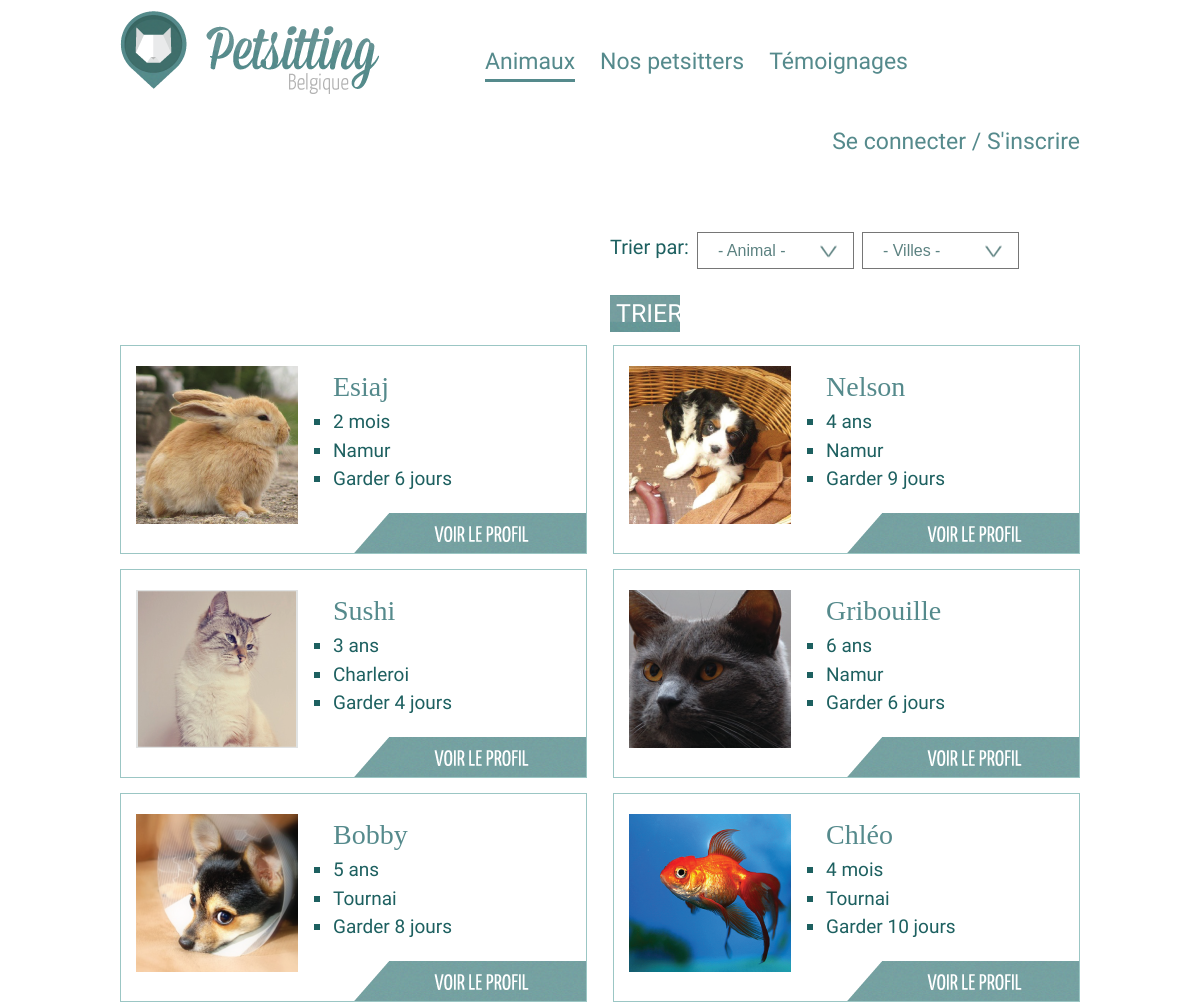
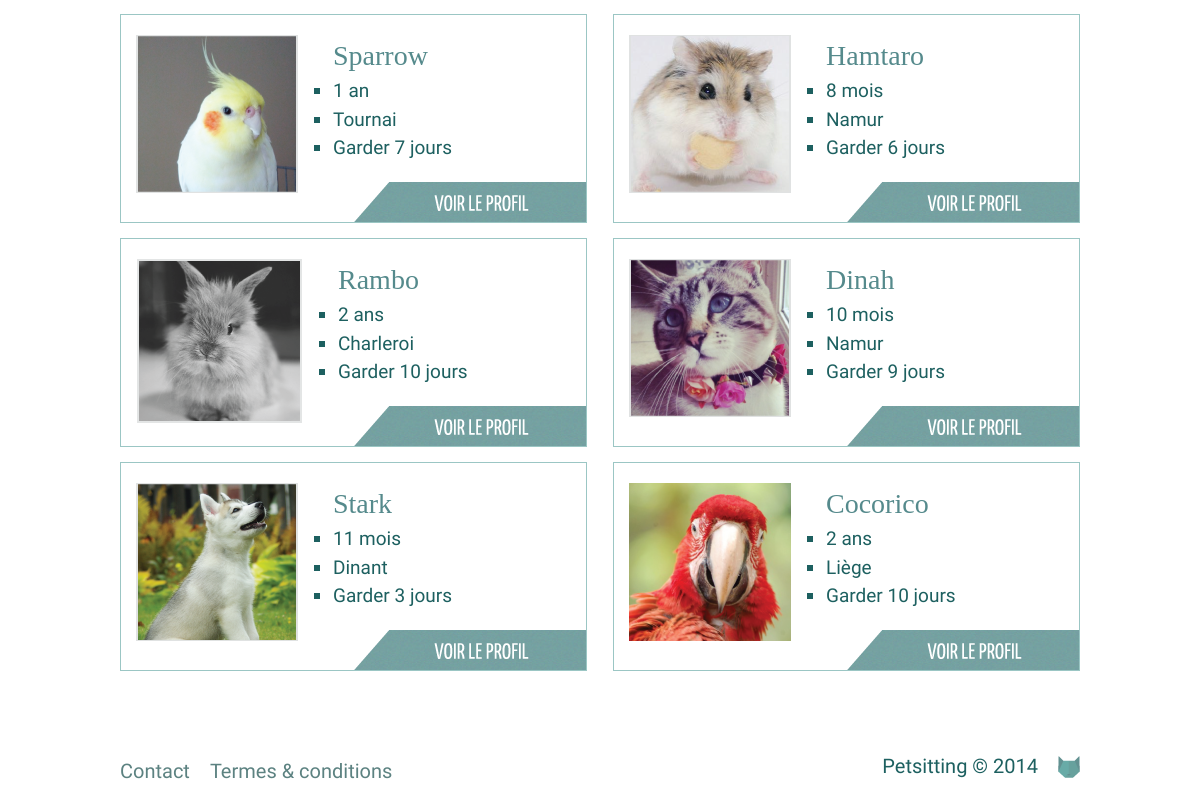
Page /annonces.php on the committed database (2 pictures, top to bottom).
### tables this page shows
CREATE TABLE IF NOT EXISTS `pet` (
  `id` int(11) NOT NULL AUTO_INCREMENT,
  `name` varchar(255) NOT NULL,
  `id_user` int(11) NOT NULL,
  `age` int(5) NOT NULL,
  `agetype` tinyint(1) NOT NULL,
  `gender` varchar(10) NOT NULL,
  `type` tinyint(5) NOT NULL,
  `race` varchar(255) DEFAULT NULL,
  `food` varchar(255) DEFAULT NULL,
  `particularity` varchar(255) DEFAULT NULL,
  `health` tinyint(3) DEFAULT NULL,
  `vaccine` tinyint(1) DEFAULT NULL,
  `comment` text,
  `created_at` datetime NOT NULL,
  PRIMARY KEY (`id`),
  KEY `id_user` (`id_user`)
);

CREATE TABLE IF NOT EXISTS `user` (
  `id` int(11) NOT NULL AUTO_INCREMENT,
  `username` varchar(255) NOT NULL,
  `password` varchar(255) NOT NULL,
  `email` varchar(255) NOT NULL,
  `type` tinyint(2) NOT NULL,
  `city` varchar(255) NOT NULL,
  `firstname` varchar(255) DEFAULT NULL,
  `lastname` varchar(255) DEFAULT NULL,
  `phone` varchar(40) DEFAULT NULL,
  `address` varchar(255) DEFAULT NULL,
  `age` int(5) DEFAULT NULL,
  `accommodation` tinyint(3) DEFAULT NULL,
  `interest_cat` tinyint(4) NOT NULL DEFAULT '0',
  `interest_dog` tinyint(4) NOT NULL DEFAULT '0',
  `interest_bird` tinyint(4) NOT NULL DEFAULT '0',
  `interest_rodent` tinyint(4) NOT NULL DEFAULT '0',
  `interest_fish` tinyint(4) NOT NULL DEFAULT '0',
  `interest_other` tinyint(4) NOT NULL DEFAULT '0',
  `created_at` datetime NOT NULL,
  PRIMARY KEY (`id`)
);

### inc/functions.inc.php (called while the page is built, shortened)
<?php
function getCities($returnOptions = false, $currentCity = null)
{
    $cities = array();
    $cities['aarschot'] = "Aarschot";
    $cities['alost'] = "Alost";
    $cities['andenne'] = "Andenne";
    $cities['antoing'] = "Antoing";
    $cities['anvers'] = "Anvers";
    $cities['arlon'] = "Arlon";
    $cities['ath'] = "Ath";
    $cities['audenarde'] = "Audenarde";
    $cities['bastogne'] = "Bastogne";
    $cities['beaumont'] = "Beaumont";
    $cities['beauraing'] = "Beauraing";
    $cities['beringen'] = "Beringen";
    $cities['bilzen'] = "Bilzen";
    $cities['binche'] = "Binche";
    $cities['blankenberge'] = "Blankenberge";
    $cities['bouillon'] = "Bouillon";
    $cities['braine-le-comte'] = "Braine-le-Comte";
    $cities['bree'] = "Bree";
    $cities['bruges'] = "Bruges";
    $cities['bruxelles'] = "Bruxelles";
    $cities['charleroi'] = "Charleroi";
    $cities['chatelet'] = "Châtelet";
    $cities['chievres'] = "Chièvres";
    $cities['chimay'] = "Chimay";
    $cities['chiny'] = "Chiny";
    $cities['ciney'] = "Ciney";
    $cities['comines-warneton'] = "Comines-Warneton";
    $cities['courtrai'] = "Courtrai";
    $cities['couvin'] = "Couvin";
    $cities['damme'] = "Damme";
    $cities['deinze'] = "Deinze";
    $cities['diest'] = "Diest";
    $cities['dilsen-stokkem'] = "Dilsen-Stokkem";
    $cities['dinant'] = "Dinant";
    $cities['dixmude'] = "Dixmude";
    $cities['durbuy'] = "Durbuy";
    $cities['eeklo'] = "Eeklo";
    $cities['enghien'] = "Enghien";
    $cities['eupen'] = "Eupen";
    $cities['fleurus'] = "Fleurus";
    $cities['florenville'] = "Florenville";
    $cities['fontaine-leveque'] = "Fontaine-l'Évêque";
    $cities['fosses-la-ville'] = "Fosses-la-ville";
    $cities['furnes'] = "Furnes";
    $cities['gand'] = "Gand";
    $cities['geel'] = "Geel";
    $cities['gembloux'] = "Gembloux";
    $cities['genappe'] = "Genappe";
    $cities['genk'] = "Genk";
    $cities['gistel'] = "Gistel";
    $cities['grammont'] = "Grammont";
    $cities['hal'] = "Hal";
    $cities['halen'] = "Halen";
    $cities['hamont-achel'] = "Hamont-Achel";
    $cities['hannut'] = "Hannut";
    $cities['harelbeke'] = "Harelbeke";
    $cities['hasselt'] = "Hasselt";
    $cities['herck-la-ville'] = "Herck-la-Ville";
    $cities['herentals'] = "Herentals";
    $cities['herstal'] = "Herstal";
    $cities['herve'] = "Herve";
    $cities['hoogstraten'] = "Hoogstraten";
    $cities['houffalize'] = "Houffalize";
    $cities['huy'] = "Huy";
    $cities['izegem'] = "Izegem";
    $cities['jodoigne'] = "Jodoigne";
    $cities['la-louviere'] = "La Louvière";
    $cities['la-roche-en-ardenne'] = "La Roche-en-Ardenne";
    $cities['landen'] = "Landen";
    $cities['leau'] = "Léau";
    $cities['le-roeulx'] = "Le Roeulx";
    $cities['lessines'] = "Lessines";
    $cities['leuze-en-hainaut'] = "Leuze-en-Hainaut";
    $cities['liege'] = "Liège";
    $cities['lierre'] = "Lierre";
    $cities['limbourg'] = "Limbourg";
    $cities['lokeren'] = "Lokeren";
    $cities['lommel'] = "Lommel";
    $cities['looz'] = "Looz";
    $cities['lo-reninge'] = "Lo-Reninge";
    $cities['louvain'] = "Louvain";
    $cities['maaseik'] = "Maaseik";
    $cities['malines'] = "Malines";
    $cities['malmedy'] = "Malmedy";
    $cities['marche-en-famenne'] = "Marche-en-Famenne";
    $cities['menin'] = "Menin";
    $cities['messines'] = "Messines";
    $cities['mons'] = "Mons";
    $cities['montaigu-zichem'] = "Montaigu-Zichem";
    $cities['mortsel'] = "Mortsel";
    $cities['mouscron'] = "Mouscron";
    $cities['namur'] = "Namur";
    $cities['neufchateau'] = "Neufchâteau";
    $cities['nieuport'] = "Nieuport";
    $cities['ninove'] = "Ninove";
    $cities['nivelles'] = "Nivelles";
    $cities['ostende'] = "Ostende";
    $cities['ottignies-louvain-la-neuve'] = "Ottignies-Louvain-la-Neuve";
    $cities['oudenburg'] = "Oudenburg";
    $cities['peer'] = "Peer";
    $cities['peruwelz'] = "Péruwelz";
    $cities['philippeville'] = "Philippeville";
    $cities['poperinge'] = "Poperinge";
    $cities['renaix'] = "Renaix";
    $cities['rochefort'] = "Rochefort";
    $cities['roulers'] = "Roulers";
    $cities['saint-ghislain'] = "Saint-Ghislain";
    $cities['saint-hubert'] = "Saint-Hubert";
    $cities['saint-nicolas'] = "Saint-Nicolas";
    $cities['saint-trond'] = "Saint-Trond";
    $cities['saint-vith'] = "Saint-Vith";
    $cities['seraing'] = "Seraing";
    $cities['soignies'] = "Soignies";
    $cities['stavelot'] = "Stavelot";
    $cities['termonde'] = "Termonde";
    $cities['thuin'] = "Thuin";
    $cities['tielt'] = "Tielt";
    $cities['tirlemont'] = "Tirlemont";
    $cities['tongres'] = "Tongres";
    $cities['torhout'] = "Torhout";
    $cities['tournai'] = "Tournai";
    $cities['turnhout'] = "Turnhout";
    $cities['verviers'] = "Verviers";
    $cities['vilvorde'] = "Vilvorde";
    $cities['virton'] = "Virton";
    $cities['vise'] = "Visé";
    $cities['walcourt'] = "Walcourt";
    $cities['waregem'] = "Waregem";
    $cities['waremme'] = "Waremme";
    $cities['wavre'] = "Wavre";
    $cities['wervik'] = "Wervik";
    $cities['ypres'] = "Ypres";
    $cities['zottegem'] = "Zottegem";
    if(!$returnOptions) {
        return $cities;
    } else {
        $output = '';
        foreach($cities as $key => $city) {
            $selected = '';
            $output .= '<option value="'.$key.'"'.$selected.'>'.$city.'</option>';
        }
        return $output;
    }
}
function loadUser($id)
{
    $cnx = new PDO('mysql:host='.DB_HOST.';dbname='.DB_NAME, DB_USER, DB_PWD);
    $result = $cnx->prepare('SELECT * FROM user WHERE id = :id');
    $result->bindParam(':id', $id, PDO::PARAM_STR);
    $ok = $result->execute();
    $users = $result->fetchAll();
    $user = false;
    if(is_array($users)) {
        $user = $users[0];
    }
    if($user !== false) {
        return $user;
    } else {
        return false;
    }
}
function getUserForPet($pet)
{
    if(isset($pet['id_user'])) {
        $user = loadUser($pet['id_user']);
        return $user;
    } else {
        return false;
    }
}
function loadPets($limit = 10, $filters = array())
{
    $cnx = new PDO('mysql:host='.DB_HOST.';dbname='.DB_NAME, DB_USER, DB_PWD);
    $where = 'WHERE 1';
    $join = '';
    $addType = $addCity = false;
    $result = $cnx->prepare('SELECT * FROM pet p'.$join.' '.$where.' ORDER BY p.created_at DESC LIMIT :limit');
    $result->bindParam(':limit', $limit, PDO::PARAM_INT);
    $ok = $result->execute();
    $pets = $result->fetchAll();
    return $pets;
}
function _getCorrectAge($pet)
{
    $type = '';
    if($pet['agetype'] == TYPE_AGE_MONTH) {
        $type = 'mois';
    } else {
        if($pet['age'] < 2) {
            $type = 'an';
        } else {
            $type = 'ans';
        }
    }
    return $pet['age'] . ' ' . $type;
}

### inc/partial/block_pet.inc.php (the view)
<?php
    if(isset($pet) && isset($nb)){
        $user = getUserForPet($pet);
?>
<div class="content-column <?php if($nb%2) { print 'even'; } else { print 'odd'; } ?>">
    <a href="profil_animal.php?id=<?php print $pet['id']; ?>"><img src="uploads/pet/<?php print $pet['id']; ?>.png" alt="Lapin"></a>
    <h4><?php print $pet['name']; ?></h4>
    <ul>
        <li><?php print _getCorrectAge($pet); ?></li>
        <li><?php print getCity($user['city']); ?></li>
        <li>Garder <?php print rand(2, 10); ?> jours</li>
    </ul>
    <a class="button" href="profil_animal.php?id=<?php print $pet['id']; ?>">Voir le profil</a>
</div>
<?php } ?>

### annonces.php (shortened to what this page needs)
<?php
$filters = array();
$pets = loadPets(12, $filters);
?>
<html>
<head>
    <?php include __DIR__ . "/inc/partial/head.inc.php"; ?>
</head>
<body>
<?php $pageActive = "annonces"; include __DIR__ . "/inc/partial/header.inc.php"; ?>
    <div id="content" class="annonces">
            <div class="container">
                <div class="filters">
                    <p class="tri">Trier par:</p>
                    <form>
                        <select class="tri" name="type" id="types">
                            <option value="all">- Animal -</option>
                        </select>
                        <select class="tri" name="city" id="villes">
                            <option class="default" value="ordre" selected="selected">- Villes -</option>
                        </select>
                        <input class="tri" id="tri" type="submit" value="Trier" />
                    </form>
                </div>
                <?php
                    $nb = 0;
                    foreach($pets as $pet){
                        $nb++;
                        include __DIR__ . '/inc/partial/block_pet.inc.php';
                    }
                ?>
        </div>
    </div>
    <?php include __DIR__ . "/inc/partial/footer.inc.php" ?>
</body>
</html>

### css/style.css (style rules this page uses)
body { margin: 0; font-family: 'Yanone Kaffeesatz', Arial; font-size: 16px; line-height: 1.5; color: #1D6060; }
.container { max-width: 960px; margin: auto; overflow: hidden; }
.content-column { float: left; width: 450px; height: 187px; border: 1px solid #9BC6C4; padding-top: 20px; padding-left: 15px; margin-right: 15px; margin-bottom: 15px; position: relative; }
.content-column.odd { float: right; margin-right: 0; }
.content-column img { float: left; margin-right: 35px; }
.content-column h4 { color: #558A8C; font-family: 'mission-script'; font-size: 28px; }
.content-column ul { list-style: square; font-size: 19px; font-weight: 300; float: left; width: 200px; }
.button { background: url(../img/pet_button.png) no-repeat; width: 250px; height: 40px; display: block; text-indent: -9999px; color: #FFF; position: absolute; bottom: 0; right: 0; opacity: 0.9; }
input[type="submit"] { border: 0; }
form { font-size: 20px; font-weight: 300; }
select { padding: 6px 20px; width: 257px; color: #5c8281; font-size: 16px; font-weight: 300; appearence: none; -webkit-appearance: none; -moz-appearance: none; -ms-appearance: none; -o-appearance: none; background: url(../img/select_arrow.png) no-repeat right; text-indent: 0.01px; text-overflow: ''; }
input[type="submit"] { background: url(../img/submit_button.png) no-repeat; width: 254px; height: 52px; display: block; cursor: pointer; text-transform: uppercase; color: #FFF; font-size: 25px; font-family: 'Yanone Kaffeesatz', Arial; font-weight: 300; }
.annonces { margin-top: 60px; }
#tri { height: 37px; width: 70px; }
.tri { float: left; margin: 13px 4px; }
.filters { margin-left: 486px; }
.filters select { width: 157px; height: 37px; }
.filters p { font-size: 20px; font-weight: 300; }

### rows in the picture
pet: shows a picture, name "Esiaj", _getCorrectAge($pet) "2 mois", id_user.city "Namur"
pet: shows a picture, name "Nelson", age "4 ans", id_user.city "Namur"
pet: shows a picture, name "Sushi", age "3 ans", id_user.city "Charleroi"
pet: shows a picture, name "Gribouille", age "6 ans", id_user.city "Namur"
pet: shows a picture, name "Bobby", age "5 ans", id_user.city "Tournai"
pet: shows a picture, name "Chléo", _getCorrectAge($pet) "4 mois", id_user.city "Tournai"
pet: shows a picture, name "Sparrow", age "1 an", id_user.city "Tournai"
pet: shows a picture, name "Hamtaro", _getCorrectAge($pet) "8 mois", id_user.city "Namur"
pet: shows a picture, name "Rambo", age "2 ans", id_user.city "Charleroi"
pet: shows a picture, name "Dinah", _getCorrectAge($pet) "10 mois", id_user.city "Namur"
pet: shows a picture, name "Stark", _getCorrectAge($pet) "11 mois", id_user.city "Dinant"
pet: shows a picture, name "Cocorico", age "2 ans", id_user.city "Liège"
